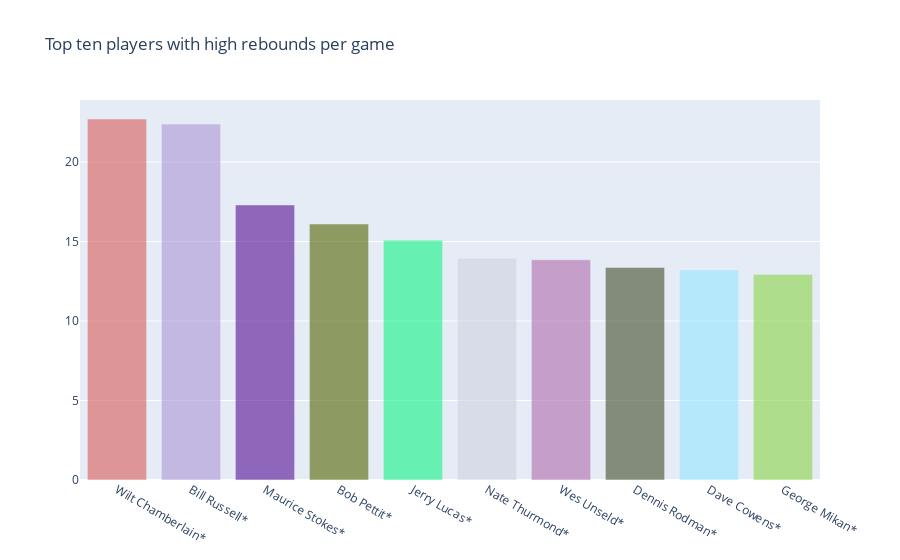

The cell this chart's notebook holds for it:
### Markdown cell above
# Rebounds per game

### Code cell
trace0 = go.Bar(
    x=rpg['Player'].head(10),
    y=rpg['rpg'].head(10),
    marker=dict(
        color= random_colors(10),
       
        
    ),
    opacity=0.6
)

data = [trace0]
layout = go.Layout(
    title='Top ten players with high rebounds per game',
)

fig = go.Figure(data=data, layout=layout)
py.iplot(fig, filename='text-hover-bar')

### Figure 1 — Plotly figure (JSON) as saved in the notebook; plotly's stock layout.template omitted (floating-point values rounded to 4 significant figures)
{"data": [{"marker": {"color": ["#DA5D5B", "#AD96D5", "#571093", "#546401", "#13F587", "#D1D3DF", "#B06BAD", "#434B29", "#95E6FD", "#8AD447"]}, "opacity": 0.6, "type": "bar", "x": ["Wilt Chamberlain*", "Bill Russell*", "Maurice Stokes*", "Bob Pettit*", "Jerry Lucas*", "Nate Thurmond*", "Wes Unseld*", "Dennis Rodman*", "Dave Cowens*", "George Mikan*"], "y": [22.7, 22.38, 17.3, 16.1, 15.09, 13.95, 13.85, 13.36, 13.21, 12.92]}], "layout": {"title": {"text": "Top ten players with high rebounds per game"}}}
